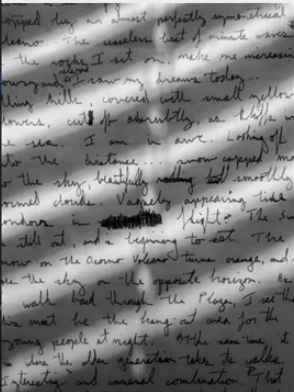
#> input picture OpenCV_Scripts/data/handwritten.png, 294 x 392 px
$ python adaptive_threshold.py
#> lines starting #> are read from the running program, lines starting #| are printed output that depends on the picture
import os
import cv2

# Load the image from the specified path
img = cv2.imread(os.path.join('.', 'data', 'handwritten.png'))
#> img is the input picture: shape (392, 294, 3); mean B, G, R 125.4, 123.4, 123.6

# Check if the image is loaded properly
if img is None:
    print("Error: Could not load image.")
else:
    # Convert the image to grayscale
    img_gray = cv2.cvtColor(img, cv2.COLOR_BGR2GRAY)

    # Apply adaptive thresholding to the grayscale image
    thresh = cv2.adaptiveThreshold(img_gray, 255, cv2.ADAPTIVE_THRESH_GAUSSIAN_C,
                                   cv2.THRESH_BINARY, 21, 8)
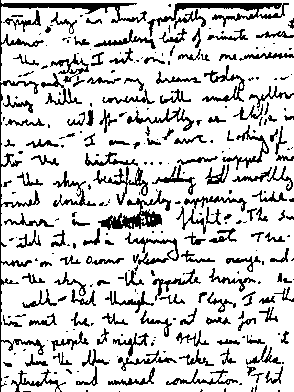
#> thresh: shape (392, 294); 81.3% white; black in thin lines or dots

    # Display the original image, grayscale image, and thresholded image
    cv2.imshow('Original Image', img)
    cv2.imshow('Grayscale Image', img_gray)
    cv2.imshow('Threshold Image', thresh)

    # Wait for a key press and close all windows
    cv2.waitKey(0)
    cv2.destroyAllWindows()

$ run again, with OpenCV_Scripts/data/1_IM-0001-4001.dcm.png copied over OpenCV_Scripts/data/handwritten.png
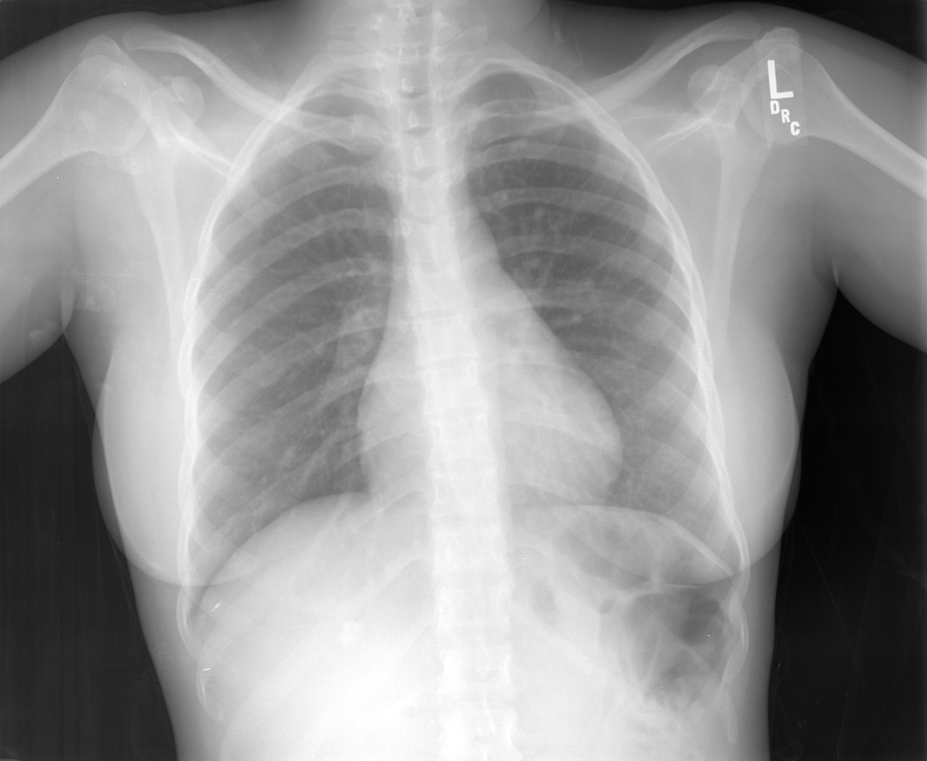
#> input picture OpenCV_Scripts/data/1_IM-0001-4001.dcm.png, 927 x 761 px, shrunk from 2496 x 2048 before the run
#> img is the input picture: shape (761, 927, 3); min 4, max 255, mean 146.5
#> `thresh = cv2.adaptiveThreshold(img_gray, 255, cv2.ADAPTIVE_THRESH_GAUS..`:
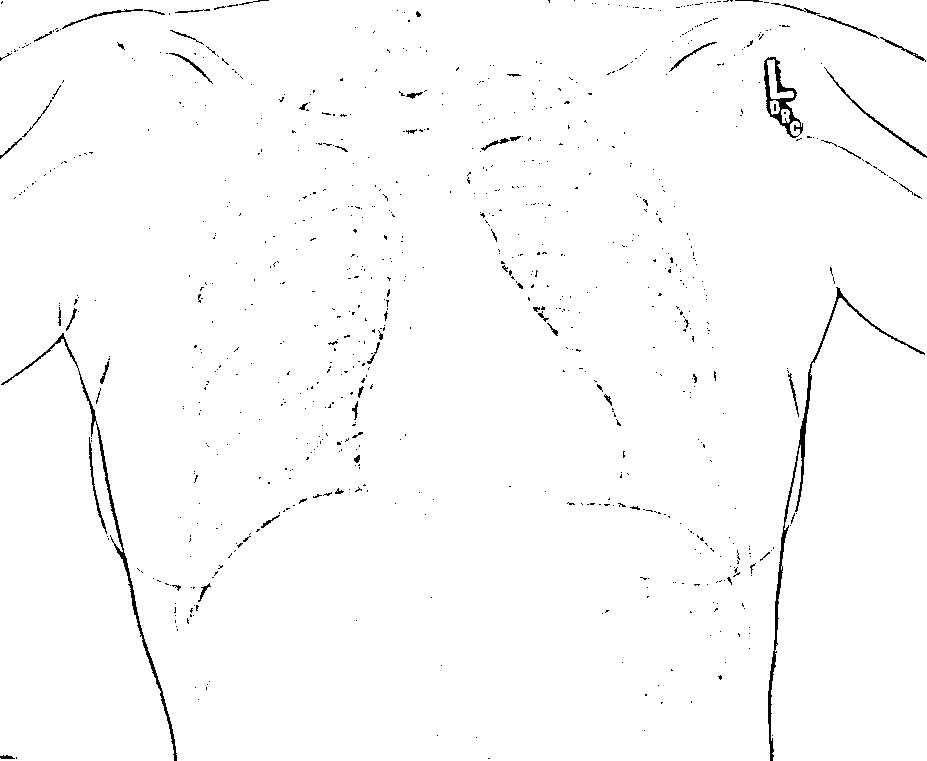
#> thresh: shape (761, 927); 98.6% white; black in thin lines or dots

$ run again, with OpenCV_Scripts/data/bull4.png copied over OpenCV_Scripts/data/handwritten.png
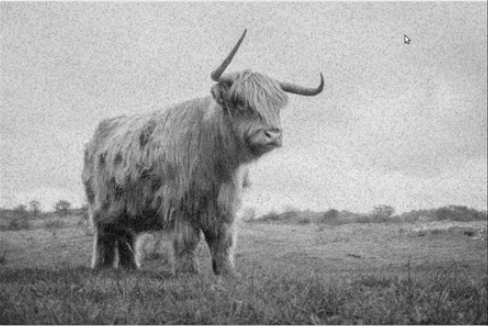
#> input picture OpenCV_Scripts/data/bull4.png, 488 x 326 px
#> img is the input picture: shape (326, 488, 3); mean B, G, R 159.4, 159.4, 159.4
#> `thresh = cv2.adaptiveThreshold(img_gray, 255, cv2.ADAPTIVE_THRESH_GAUS..`:
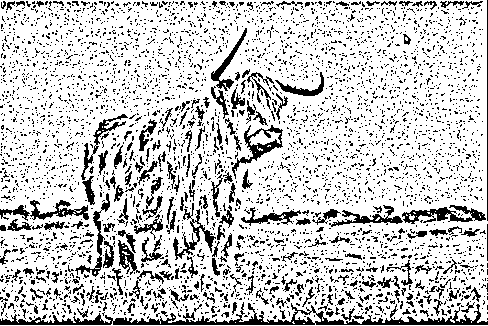
#> thresh: shape (326, 488); 79.8% white; black in thin lines or dots
